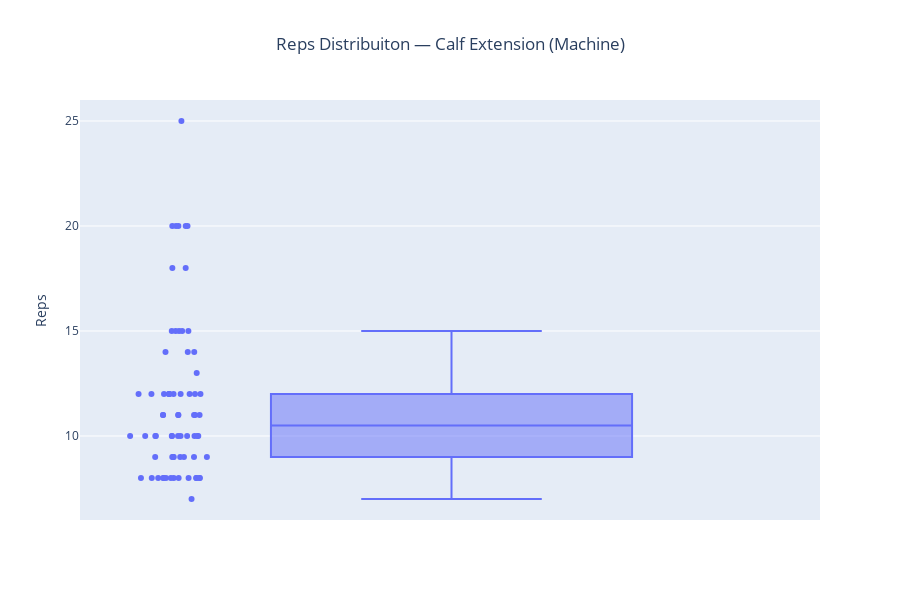

Here is the notebook cell this chart was saved with:
### Markdown cell above
Não há dado incorreto, apesar de ser um valor alto para repetição o contexto se justifica (série de warm up/ carga baixa)

### Code cell
# Calf Extension (Machine)
exercise_name = "Calf Extension (Machine)"
df_ex = df[df["exercise_title"] == exercise_name]
fig = px.box(df_ex,y="reps",points="all",hover_data=["reps","weight_kg","set_index","set_type","rpe","start_time"],title=f"Reps Distribuiton — {exercise_name}")
fig.update_layout(yaxis_title="Reps",xaxis_title="",showlegend=False,height=600,width=900,title_x = 0.5)
fig.show()

### Figure 1 — Plotly figure (JSON) as saved in the notebook; plotly's stock layout.template omitted (floating-point values rounded to 4 significant figures; data arrays with more than 128 entries replaced by an {"elided": "..."} marker saying what was removed)
{"data": [{"alignmentgroup": "True", "boxpoints": "all", "customdata": {"elided": "70x5 mixed values"}, "hovertemplate": "reps=%{y}<br>weight_kg=%{customdata[0]}<br>set_index=%{customdata[1]}<br>set_type=%{customdata[2]}<br>rpe=%{customdata[3]}<br>start_time=%{customdata[4]}<extra></extra>", "legendgroup": "", "marker": {"color": "#636efa"}, "name": "", "notched": false, "offsetgroup": "", "orientation": "v", "showlegend": false, "type": "box", "x0": " ", "xaxis": "x", "y": [8.0, 8.0, 8.0, 8.0, 8.0, 8.0, 14.0, 11.0, 14.0, 12.0, 10.0, 9.0, 10.0, 10.0, 10.0, 10.0, 10.0, 9.0, 9.0, 9.0, 8.0, 8.0, 9.0, 8.0, 8.0, 8.0, 7.0, 8.0, 10.0, 9.0, 12.0, 8.0, 12.0, 12.0, 12.0, 11.0, 12.0, 10.0, 12.0, 12.0, 11.0, 11.0, 11.0, 11.0, 10.0, 10.0, 9.0, 8.0, 14.0, 12.0, 12.0, 11.0, 12.0, 10.0, 10.0, 9.0, 20.0, 20.0, 15.0, 15.0, 18.0, 15.0, 20.0, 25.0, 20.0, 20.0, 15.0, 15.0, 13.0, 18.0], "y0": " ", "yaxis": "y"}], "layout": {"boxmode": "group", "height": 600, "legend": {"tracegroupgap": 0}, "showlegend": false, "title": {"text": "Reps Distribuiton — Calf Extension (Machine)", "x": 0.5}, "width": 900, "xaxis": {"anchor": "y", "domain": [0, 1], "title": {"text": ""}}, "yaxis": {"anchor": "x", "domain": [0, 1], "title": {"text": "Reps"}}}}
